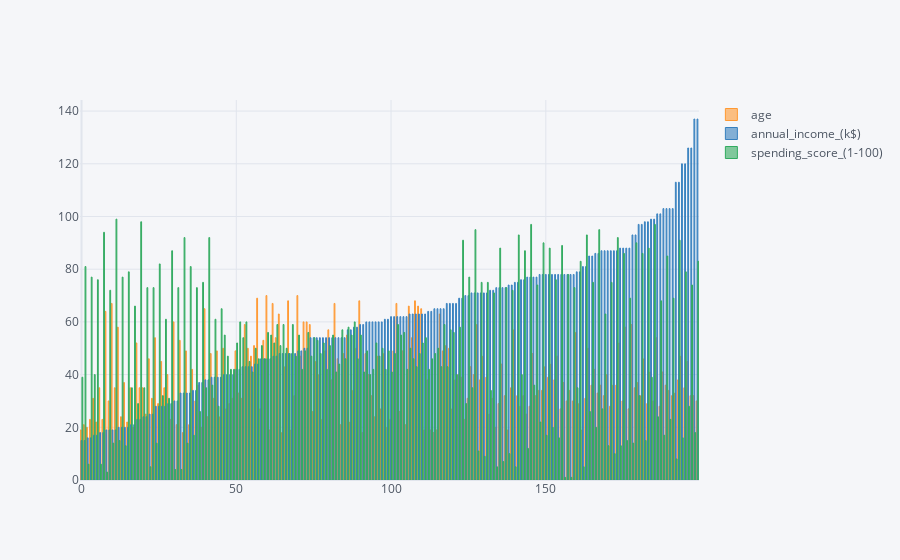

Notebook source saved alongside this figure:
### Code cell
X_numerical.iplot(kind='bar');

### Figure 1 — Plotly figure (JSON) as saved in the notebook; plotly's stock layout.template omitted (floating-point values rounded to 4 significant figures; data arrays with more than 128 entries replaced by an {"elided": "..."} marker saying what was removed)
{"data": [{"marker": {"color": "rgba(255, 153, 51, 0.6)", "line": {"color": "rgba(255, 153, 51, 1.0)", "width": 1}}, "name": "age", "orientation": "v", "text": "", "type": "bar", "x": {"elided": "200 int values"}, "y": {"elided": "200 int values"}}, {"marker": {"color": "rgba(55, 128, 191, 0.6)", "line": {"color": "rgba(55, 128, 191, 1.0)", "width": 1}}, "name": "annual_income_(k$)", "orientation": "v", "text": "", "type": "bar", "x": {"elided": "200 int values"}, "y": {"elided": "200 int values"}}, {"marker": {"color": "rgba(50, 171, 96, 0.6)", "line": {"color": "rgba(50, 171, 96, 1.0)", "width": 1}}, "name": "spending_score_(1-100)", "orientation": "v", "text": "", "type": "bar", "x": {"elided": "200 int values"}, "y": {"elided": "200 int values"}}], "layout": {"autosize": true, "legend": {"bgcolor": "#F5F6F9", "font": {"color": "#4D5663"}}, "paper_bgcolor": "#F5F6F9", "plot_bgcolor": "#F5F6F9", "title": {"font": {"color": "#4D5663"}}, "xaxis": {"autorange": true, "gridcolor": "#E1E5ED", "range": [-0.5, 199.5], "showgrid": true, "tickfont": {"color": "#4D5663"}, "title": {"font": {"color": "#4D5663"}, "text": ""}, "type": "linear", "zerolinecolor": "#E1E5ED"}, "yaxis": {"autorange": true, "gridcolor": "#E1E5ED", "range": [0, 144.2], "showgrid": true, "tickfont": {"color": "#4D5663"}, "title": {"font": {"color": "#4D5663"}, "text": ""}, "type": "linear", "zerolinecolor": "#E1E5ED"}}}
